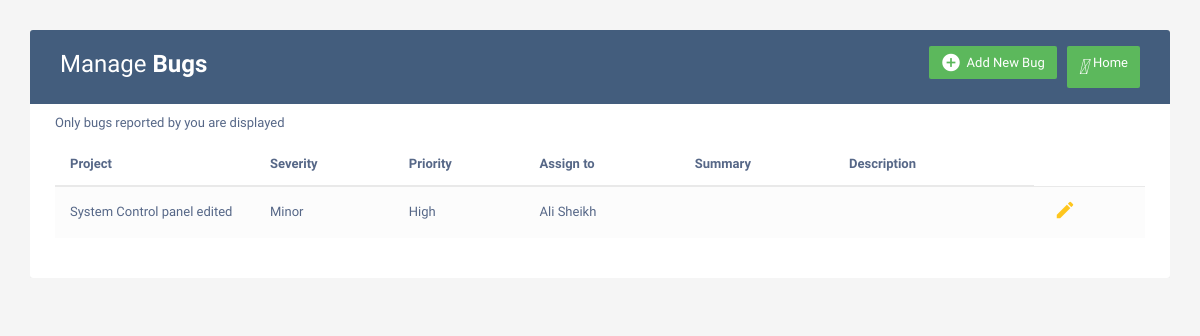
The app's page /clientbugs (signed in), older data.
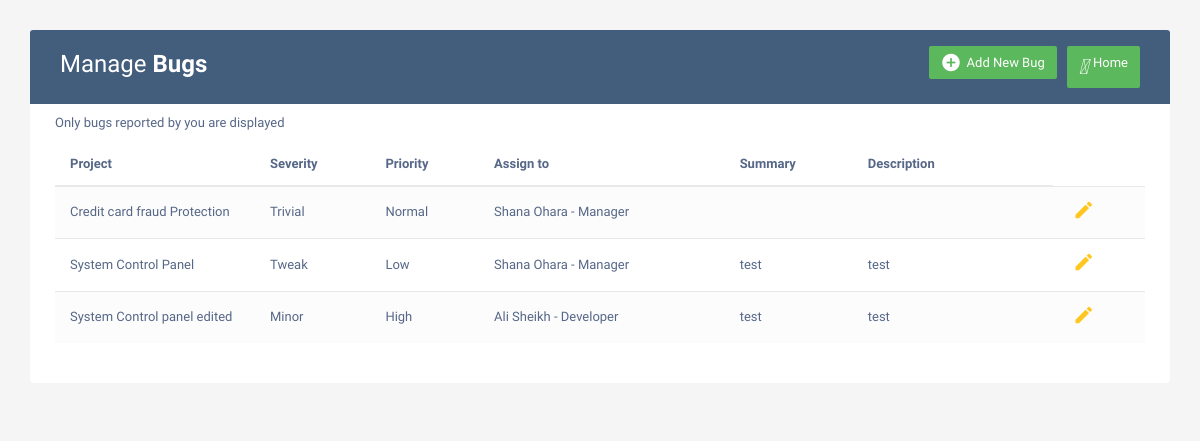
The same page, newer data.
### home/models.py (models this page shows, shortened)
class Bug(models.Model):
    project = models.CharField(max_length=122,null=True)
    Severity = models.CharField(max_length=122,null=True)
    Priority = models.CharField(max_length=122,null=True)
    Assign = models.CharField(max_length=122,null=True)
    Summary = models.TextField(null=True)
    Desc = models.TextField(null=True)
    date = models.DateField()
    Image = models.ImageField(upload_to='images/')
    status = models.CharField(max_length=50,default='Unresolved')
    created = models.DateTimeField(auto_now_add = True)
    ended = models.DateField(null=True,blank=True)
    timetaken = models.CharField(max_length=50,null=True,blank=True)
    reportedby = models.CharField(max_length=50)
    resolvedby = models.CharField(max_length=100,blank=True,null=True)

### home/views.py (the view)
# urls.py: path('clientbugs',views.displayclientbugs,name='Bugs'),
@login_required
def displayclientbugs(request):
    my_data = Bug.objects.all().filter(reportedby=request.user).order_by('created')
    reversed_data = my_data.reverse()  # Reverse the order
    return render(request, 'clientbugs.html', {'reversed_data': reversed_data})

### templates/clientbugs.html (shortened to what this page needs)
<!DOCTYPE html>
<html lang="en">
<head>
<link rel="stylesheet" href="https://maxcdn.bootstrapcdn.com/font-awesome/4.7.0/css/font-awesome.min.css">
<link rel="stylesheet" href="https://maxcdn.bootstrapcdn.com/bootstrap/3.3.7/css/bootstrap.min.css">
</head>
<body>
    <div class="container">
        <div class="table-responsive">
            <div class="table-wrapper">
                <div class="table-title">
                    <div class="row">
                        <div class="col-xs-6">
                            <h2>Manage <b>Bugs</b></h2>
                        </div>
                        <div class="col-xs-6">
                            <a href="/base" class="btn btn-success" data-toggle="modal"><i>&#xE147;</i> <span>Home</span></a>
                            <a href="/addbug" class="btn btn-success" data-toggle="modal"><i class="material-icons">&#xE147;</i> <span>Add New Bug</span></a>
                        </div>
                    </div>
                </div>
				<P>Only bugs reported by you are displayed</p>
                <table class="table table-striped table-hover">
                    <thead>
                        <tr>
                            <th>Project</th>
                            <th>Severity</th>
                            <th>Priority</th>
                            <th>Assign to</th>
                            <th>Summary</th>
                            <th>Description</th>
                        </tr>
                    </thead>
                    <tbody>
                        {% for item in reversed_data %}
                        <tr>
                            <td> {{item.project}} </td>
                            <td> {{item.Severity}} </td>
                            <td> {{item.Priority}} </td>
                            <td> {{item.Assign}} </td>
                            <td> {{item.Summary}} </td>
                            <td> {{item.Desc}} </td>
							<td>
								<a href="/editbug/{{item.id}}" class="edit" data-toggle="modal"><i class="material-icons" data-toggle="tooltip" title="Edit">&#xE254;</i></a>
							</td>
						</tr>
                        {% endfor %}
                    </tbody>
                </table>
            </div>
        </div>
    </div>
</body>

### templates/clientbugs.html (style rules this page uses)
body { color: #566787; background: #f5f5f5; font-family: 'Varela Round', sans-serif; font-size: 13px; }
.table-responsive { margin: 30px 0; }
.table-wrapper { min-width: 1000px; background: #fff; padding: 20px 25px; border-radius: 3px; box-shadow: 0 1px 1px rgba(0,0,0,.05); }
.table-title { padding-bottom: 15px; background: #435d7d; color: #fff; padding: 16px 30px; margin: -20px -25px 10px; border-radius: 3px 3px 0 0; }
.table-title h2 { margin: 5px 0 0; font-size: 24px; }
.table-title .btn { color: #fff; float: right; font-size: 13px; border: none; min-width: 50px; border-radius: 2px; border: none; outline: none !important; margin-left: 10px; }
.table-title .btn i { float: left; font-size: 21px; margin-right: 5px; }
.table-title .btn span { float: left; margin-top: 2px; }
table.table tr th, table.table tr td { border-color: #e9e9e9; padding: 12px 15px; vertical-align: middle; }
table.table tr th:first-child { width: 200px; }
table.table tr th:last-child { width: 200px; }
table.table-striped tbody tr:nth-of-type(odd) { background-color: #fcfcfc; }
table.table td:last-child i { opacity: 0.9; font-size: 22px; margin: 0 5px; }
table.table td a { font-weight: bold; color: #566787; display: inline-block; text-decoration: none; outline: none !important; }
table.table td a.edit { color: #FFC107; }
table.table td i { font-size: 19px; }

Row changes from the older to the newer data that the page shows:
added Bug: project "Credit card fraud Protection", Severity "Trivial", Priority "Normal", Assign "Shana Ohara - Manager"
added Bug: project "System Control Panel", Severity "Tweak", Priority "Low", Assign "Shana Ohara - Manager", Summary "test", Desc "test"
changed Bug "System Control panel edited": Assign "Ali Sheikh" → "Ali Sheikh - Developer"; Summary (not shown) → "test"; Desc (not shown) → "test"
